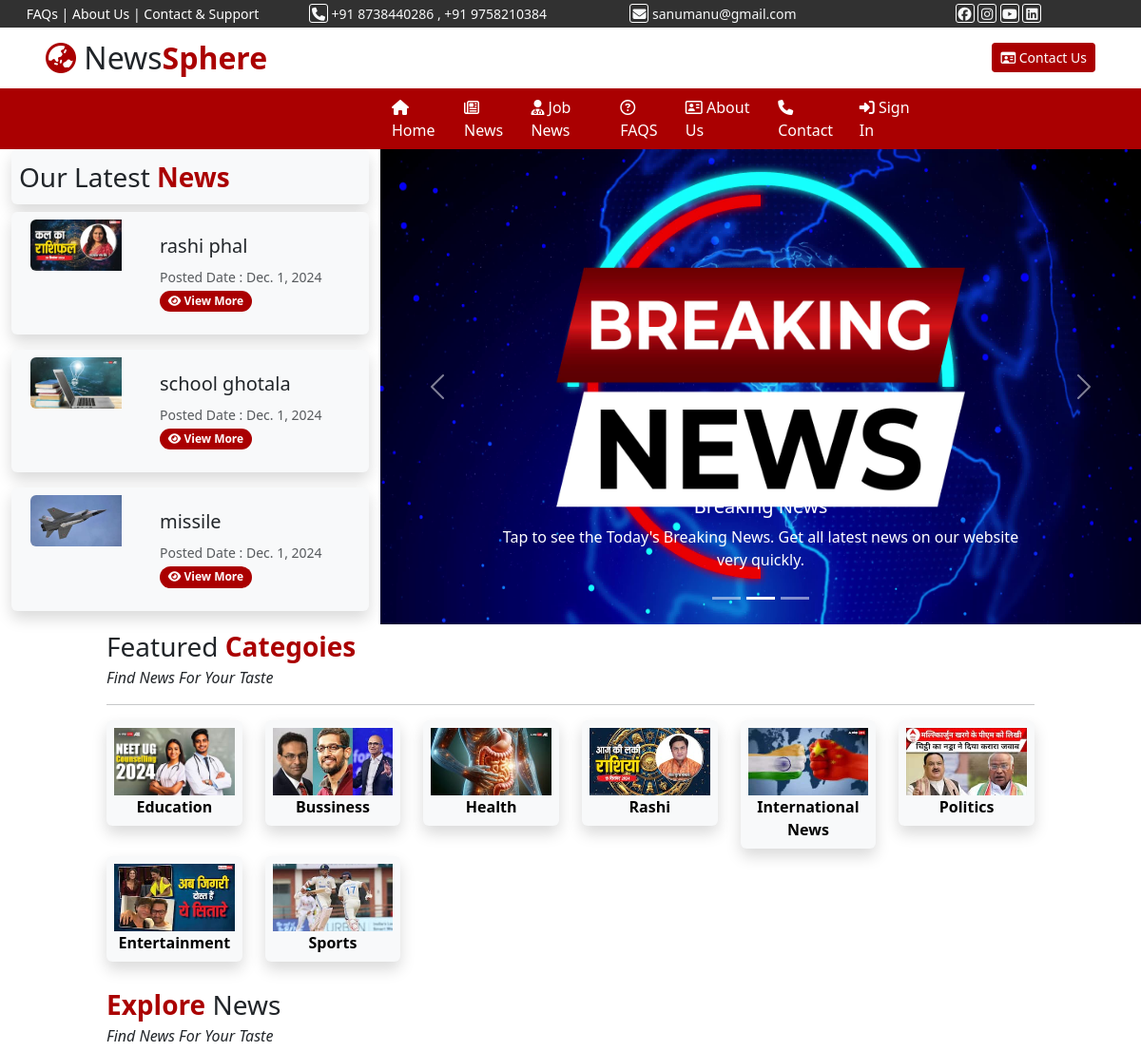
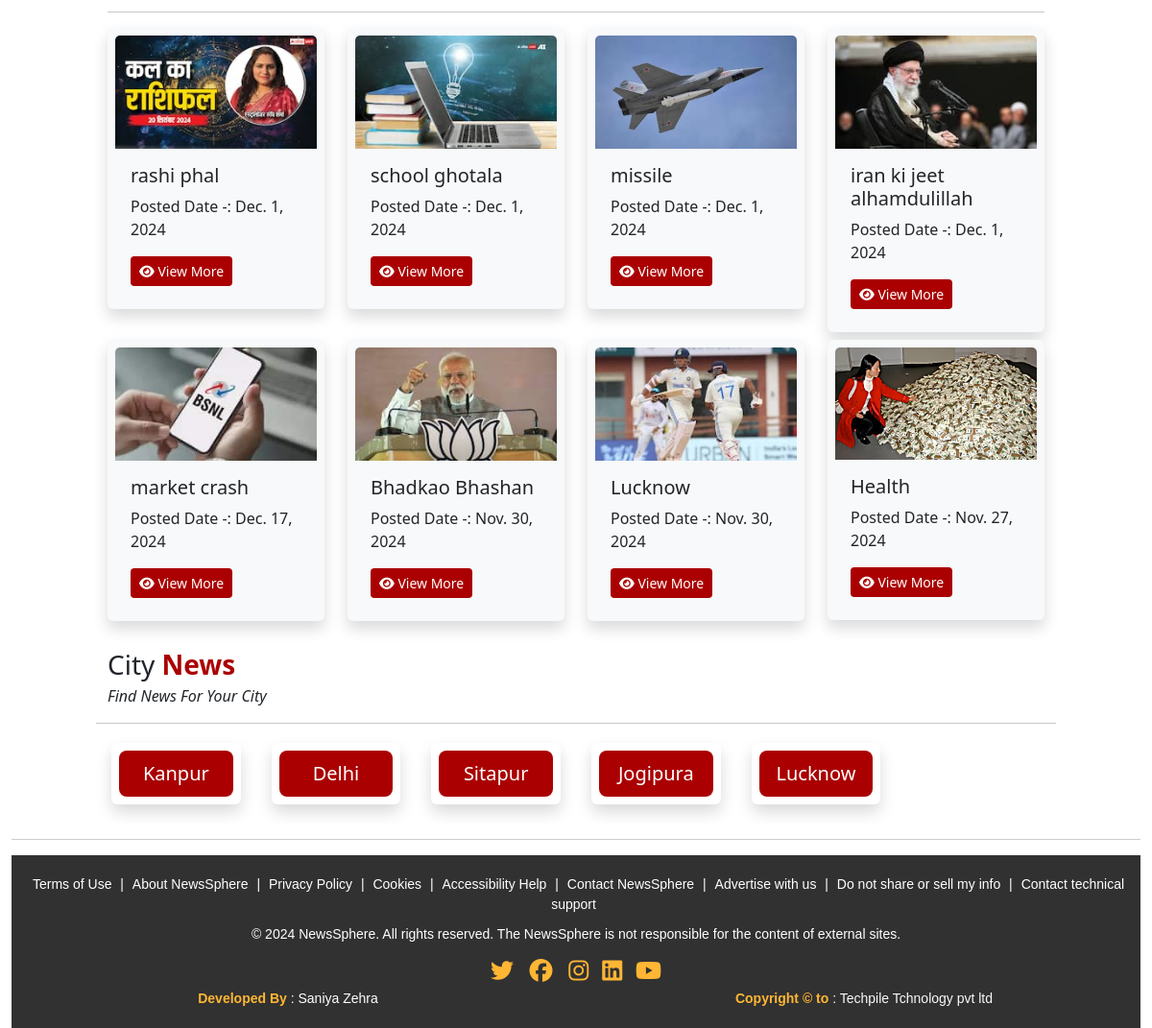
The page / on the database its author committed (2 pictures, top to bottom).
### user/models.py (models this page shows, shortened)
class News(models.Model):
    headline = models.CharField(max_length=400, null=True)
    news_category = models.ForeignKey(Category, on_delete=models.CASCADE)
    news_city = models.ForeignKey(city_news, on_delete=models.CASCADE)
    news_descrp = models.TextField(null=True)
    posted_date =  models.DateField()
    news_pic = models.ImageField(upload_to='static/news/',null=True)

class slider(models.Model):
    picture=models.ImageField(upload_to='static/category/',null=True)
    title=models.CharField(max_length=40,null=True)
    descrp=models.TextField(null=True)

class Category(models.Model):
    category_name=models.CharField(max_length=100,null=True)
    category_img=models.ImageField(upload_to='static/category/',null=True)

class city_news(models.Model):
    city_name =models.CharField(max_length=40, null=True)
    city_pic = models.ImageField(upload_to='static/city_news/',null=True)

### user/views.py (the view)
# urls.py: path('',views.index),
def index(request):
    data = Category.objects.all().order_by('-id')[:12]
    ndata = News.objects.all().order_by('-id')[0:8]
    cdata = city_news.objects.all().order_by('-id')[0:5]
    ndata2 = News.objects.all().order_by('-id')[0:3]
    sdata = slider.objects.all().order_by('-id')[0:3]
    context ={
        'newsdata': ndata,
        'cat_data': data,
        'city_data' : cdata,
        'ndata2' : ndata2,
        'sdata' : sdata,
    }
    return render(request, 'index.html', context)

### templates/index.html (shortened to what this page needs)
{% extends 'base.html' %}
{% load static%}
{% block childpage %}
<div class="row slider"
>
        <div class="col-sm-4">
            <div class="fs-3 shadow p-2 mb-2 bg-body-tertiary rounded">Our Latest <b class="maroon-text">News</b></div>
            <marquee direction="up" behavior="alternate" style="min-height:400px;" onmouseover="stop()" onmouseleave="start()" >
                {% for x in ndata2 %}
            <div class="card mb-3 border-0 shadow p-2 mb-2 bg-body-tertiary rounded" >
  <div class="row m-0">
    <div class="col-md-4" >
      <img src="../{{x.news_pic}}" style="max-height:120px" class="img-fluid rounded-start" alt="...">
    </div>
    <div class="col-md-8">
      <div class="card-body">
        <h5 class="card-title">{{x.headline}}</h5>
        <p class="card-text"><small class="text-body-secondary">Posted Date : {{x.posted_date}} </small>
            <br>
        <a href="/newsdetail?nid={{x.id}}" class="badge btn btn-sm maroon-bg con-btn rounded-pill" style="text-decoration:none;" >
            <i class="fa-solid fa-eye"></i>
            View More</a> </p>
      </div>
    </div>
  </div>
</div>
                {% endfor %}
            </marquee>
        </div>
        <div class="col-sm-8 p-0" >
            <div id="carouselExampleCaptions" class="carousel slide carousel-fade" data-bs-ride="carousel" data-bs-interval="2000">
  <div class="carousel-indicators">
    <button type="button" data-bs-target="#carouselExampleCaptions" data-bs-slide-to="0" class="active" aria-current="true" aria-label="Slide 1"></button>
    <button type="button" data-bs-target="#carouselExampleCaptions" data-bs-slide-to="1" aria-label="Slide 2"></button>
    <button type="button" data-bs-target="#carouselExampleCaptions" data-bs-slide-to="2" aria-label="Slide 3"></button>
  </div>
  <div class="carousel-inner">
      {% for s in sdata%}
    <div class="carousel-item active" data-bs-interval="2000">
      <img src="../{{s.picture}}" style=" min-height:500px; max-height:500px;" class="d-block w-100" alt="...">
      <div class="carousel-caption d-none d-md-block">
        <h5>{{s.title}}</h5>
        <p>{{s.descrp}}</p>
      </div>
    </div>
       {% endfor %}
  </div>
  <button class="carousel-control-prev" type="button" data-bs-target="#carouselExampleCaptions" data-bs-slide="prev">
    <span class="carousel-control-prev-icon" aria-hidden="true"></span>
  </button>
  <button class="carousel-control-next" type="button" data-bs-target="#carouselExampleCaptions" data-bs-slide="next">
    <span class="carousel-control-next-icon" aria-hidden="true"></span>
  </button>
</div>
        </div>
    </div>
<div class="row category">
        <div class="col-sm-1"></div>
        <div class="col-sm-10">
            <div class="fs-3">Featured <b class="maroon-text">Categoies</b></div>
            <i>Find News For Your Taste</i>
            <hr/>
<div class="row mb-3">
    {% for data in cat_data %}
       <div class="col-sm-2">
          <p class="shadow p-2 mb-2 bg-body-tertiary rounded text-center">
              <a href="/newsdetail?idcat={{data.id}}" style="text-decoration:none; color:black;" > <img src="../{{data.category_img}}" class="img-fluid"/>
              <b>{{data.category_name}}</b> </a>
          </p>
      </div>
    {% endfor %}
</div>
        </div>
        <div class="col-sm-1 "></div>
    </div>
<div class="row section1">
    <div class="col-sm-1"></div>
    <div class="col-sm-10">
          <div class="fs-3 "><b class="maroon-text">Explore</b> News</div>
            <i class="mb-3">Find News For Your Taste</i><hr/>
        <div class="row mb-3">
            {% for ndata in newsdata %}
            <div class="col-sm-3">
                <div class="card border-0 shadow p-2 mb-2 bg-body-tertiary rounded" >
  <img src="../{{ndata.news_pic}}"  class="card-img-top img-fluid" alt="...">
  <div class="card-body">
    <h5 class="card-title">{{ndata.headline}}</h5>
    <p class="card-text">
        Posted Date -: {{ndata.posted_date}}
    </p>
    <a href="/newsdetail?nid={{ndata.id}}" class="btn btn-sm maroon-bg con-btn"><i class="fa-solid fa-eye"></i>
            View More</a>
  </div>
</div>
</div>
            {% endfor %}
        </div>
    </div>
    <div class="col-sm-1"></div>
</div>
<div class="row section2">
    <div class="col-sm-10 mx-auto">
        <div class="row mb-3">
            <div class="fs-3">City <b class="maroon-text">News</b></div>
            <i class=" mb-3">Find News For Your City</i>
            <hr/>
            {% for x in city_data %}
            <div class="col-sm-2">
                <div class="card shadow p-2 m-1 fs-4 text-center border-0">
                    <a href="/newsdetail?idc={{x.id}}" class="btn btn-lg maroon-bg con-btn">{{x.city_name}}</a> </div>
            </div>
            {% endfor %}
    </div>
    </div>
</div>
{% endblock %}

### templates/base.html (shortened to what this page needs)
<!DOCTYPE html>
{% load static %}
<html lang="en">
<head>
    <link href="{% static 'css/bootstrap.css'%}" rel="stylesheet"/>
    <link href="{% static 'css/all.css'%}" rel="stylesheet"/>
</head>
<body>
<div class="container-fluid">
    <div class="row t1 black-bg text-light text-center py-1">
        <div class="col-sm-3">
            <a href="/faqs/">FAQs</a> |
            <a href="/about/">About Us</a> |
            <a href="/contact/">Contact & Support</a>
        </div>
        <div class="col-sm-3">
           <i class="fa-solid fa-phone ic"></i>
            +91 8738440286 , +91 9758210384
        </div>
        <div class="col-sm-3">
           <i class="fa-solid fa-envelope ic"></i>
            sanumanu@gmail.com
        </div>
        <div class="col-sm-3">
            <i class="fa-brands fa-facebook ic"></i>
            <i class="fa-brands fa-instagram ic"></i>
            <i class="fa-brands fa-youtube ic"></i>
           <i class="fa-brands fa-linkedin ic"></i>
        </div>
    </div>
    <div class="row t2 py-2">
        <div class="col-sm-3 fs-2 ps-5">
           <i class="fa-solid fa-earth-asia maroon-text"></i>
            News<b class="maroon-text">Sphere</b>
        </div>
        <div class="col-sm-3"></div>
        <div class="col-sm-3"></div>
        <div class="col-sm-3 text-end pe-5 pt-2">
            <a href="/contact/" class="btn btn-sm maroon-bg con-btn">
                <i class="fa-regular fa-id-card"></i>
                Contact Us</a>
        </div>
    </div>
    <div class="row menu sticky-top maroon-bg ">
        <div class="col-sm-2"></div>
        <div class="col-sm-8 ps-5">
            <nav class="navbar navbar-expand-lg bg-body-tertiary p-0 ms-5 ps-5" id="menu">
  <div class="container-fluid">
    <div class="collapse navbar-collapse " id="navbarSupportedContent">
      <ul class="navbar-nav me-auto mb-2 mb-lg-0 ps-5 float-end" id="pundu">
        <li class="nav-item">
          <a class="nav-link active" aria-current="page" href="/home/">
              <i class="fa-solid fa-house"></i>
              Home</a>
        </li>
        <li class="nav-item">
          <a class="nav-link" href="/news/">
<i class="fa-regular fa-newspaper"></i>
              News</a>
        </li>
          <li class="nav-item">
          <a class="nav-link" href="/job_news/">
              <i class="fa-solid fa-user-doctor"></i>
              Job News</a>
        </li>
          <li class="nav-item">
          <a class="nav-link" href="/faqs/">
             <i class="fa-regular fa-circle-question"></i>
          FAQS</a>
        </li>
          <li class="nav-item">
          <a class="nav-link" href="/about/">
             <i class="fa-regular fa-address-card"></i>
              About Us</a>
        </li>
           <li class="nav-item">
          <a class="nav-link" href="/contact/">
<i class="fa-solid fa-phone"></i>
              Contact</a>
        </li>
          <li class="nav-item">
          <a class="nav-link" href="/login/">
              <i class="fa-solid fa-right-to-bracket"></i>
               Sign In</a>
        </li>
      </ul>
    </div>
  </div>
</nav>
        </div>
        <div class="col-sm-2"></div>
    </div>
    <div class="row">
        <div class="col-sm-12" style="min-height : 500px;">
            {% block childpage %}
            {% endblock%}
        </div>
    </div>
<hr data-testid="main-footer-divider" class="cxZZfa">
<footer>
  <div class="footer-content">
    <div class="footer-links">
      <a href="#">Terms of Use</a> |
      <a href="#">About NewsSphere</a> |
      <a href="#">Privacy Policy</a> |
      <a href="#">Cookies</a> |
      <a href="#">Accessibility Help</a> |
      <a href="#">Contact NewsSphere</a> |
      <a href="#">Advertise with us</a> |
      <a href="#">Do not share or sell my info</a> |
      <a href="#">Contact technical support</a>
    </div>
    <p>&copy; 2024 NewsSphere. All rights reserved. The NewsSphere is not responsible for the content of external sites.</p>
    <div class="social-icons">
      <a href="#" class="orange-text fs-4"> <i class="fa-brands fa-twitter"></i> </a>
      <a href="#" class="orange-text fs-4"> <i class="fa-brands fa-facebook"></i> </a>
      <a href="#" class="orange-text fs-4"> <i class="fa-brands fa-instagram"></i></a>
      <a href="#" class="orange-text fs-4"> <i class="fa-brands fa-linkedin"></i></a>
      <a href="#" class="orange-text fs-4">  <i class="fa-brands fa-youtube"></i></a>
    </div>
      <div class="row">
          <div class="col-sm-6"><b class="orange-text">Developed By</b> : Saniya Zehra</div>
          <div class="col-sm-6"><b class="orange-text">Copyright &copy; to</b> : <a href="https://www.techpile.in/" style="text-decoration : none;" class="text-light" target="_blank">Techpile Tchnology pvt ltd</a></div>
          </div>
  </div>
</footer>
</div>
</body>
</html>

### templates/base.html (style rules this page uses)
:root { --bgcolor1 : #aa0001; --bgcolor2 : #313131 ; --bgcolor3 : #ffb634; }
.maroon-text { color: var(--bgcolor1); }
.black-bg { background : var(--bgcolor2); }
.orange-text { color: var(--bgcolor3); }
.t1 a { text-decoration : none; color : white; }
.t1 { font-size :14px; }
.con-btn { color : white; transition : all .5s; }
.ic { border: 1px solid white; height : 20px; width : 20px; text-align : center; line-height : 20px; border-radius : 3px ; transition : all .5s; }
#menu { background: transparent !important; }
#menu ul li a { color:white; }
#pundu { display :flex; justify-content : center; align-item : center; }
.cxZZfa { background-color: rgb(58, 60, 62); margin-top: 16px; height: 1px; border: none; }
footer { background-color: var(--bgcolor2); padding: 20px 0; text-align: center; font-family: Arial, sans-serif; font-size: 14px; color: white; }
.footer-content { max-width: 1200px; margin: 0 auto; }
.footer-links { margin-bottom: 10px; }
.footer-links a { color: white; text-decoration: none; margin: 0 5px; }
footer p { margin-bottom: 10px; color: white; }
.social-icons { margin-top: 10px; }
.social-icons a { text-decoration:none; margin: 0 5px; }

### rows shown on the page
News: news_pic (picture), headline "rashi phal", posted_date "Dec. 1, 2024"
News: news_pic (picture), headline "school ghotala", posted_date "Dec. 1, 2024"
News: news_pic (picture), headline "missile", posted_date "Dec. 1, 2024"
slider: picture (picture), title "Breaking News", descrp "Tap to see the Today's Breaking News. Get all latest news on our website very quickly."
Category: category_img (picture), category_name "Education"
Category: category_img (picture), category_name "Bussiness"
Category: category_img (picture), category_name "Health"
Category: category_img (picture), category_name "Rashi"
Category: category_img (picture), category_name "International News"
Category: category_img (picture), category_name "Politics"
Category: category_img (picture), category_name "Entertainment"
Category: category_img (picture), category_name "Sports"
News: news_pic (picture), headline "iran ki jeet alhamdulillah", posted_date "Dec. 1, 2024"
News: news_pic (picture), headline "market crash", posted_date "Dec. 17, 2024"
News: news_pic (picture), headline "Bhadkao Bhashan", posted_date "Nov. 30, 2024"
News: news_pic (picture), headline "Lucknow", posted_date "Nov. 30, 2024"
News: news_pic (picture), headline "Health", posted_date "Nov. 27, 2024"
city_news: city_name "Kanpur"
city_news: city_name "Delhi"
city_news: city_name "Sitapur"
city_news: city_name "Jogipura"
city_news: city_name "Lucknow"
